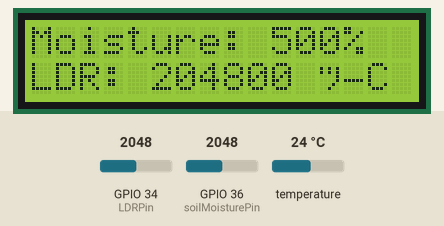
This sketch was run on a simulated ESP32. Parts: 16×2 character LCD. The test bench sets the inputs (shaded band); at power-on: GPIO 34 (LDRPin) = 2048, GPIO 36 (soilMoisturePin) = 2048, temperature 24 °C. WiFi joins after 1.5 s; servers stay silent unless stated; what the sketch prints to the serial monitor is not drawn.

Above: at 3.4 s.
3.5 s: GPIO 34 (LDRPin) set to 2866
At 8.0 s:
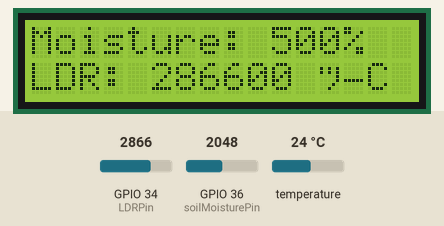
8.3 s: GPIO 36 (soilMoisturePin) set to 2866
At 11.5 s:
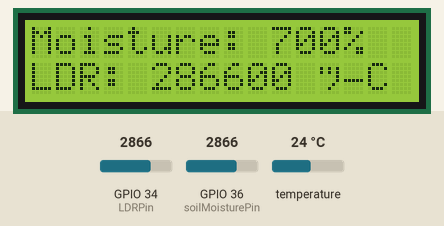
13.1 s: GPIO 34 (LDRPin) set to 3603
At 15.9 s:
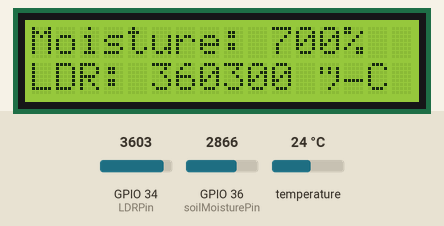
17.9 s: GPIO 36 (soilMoisturePin) set to 3603
At 20.3 s:
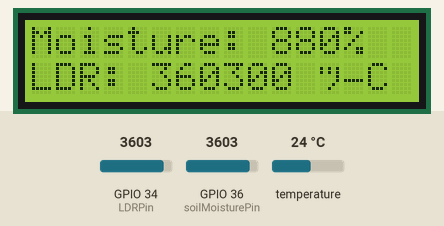
22.7 s: GPIO 34 (LDRPin) set to 4095
At 23.6 s:
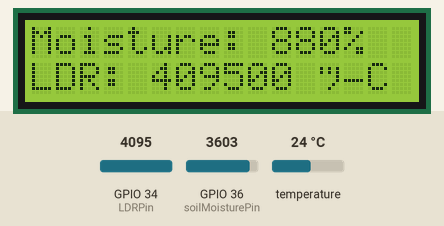
27.5 s: GPIO 36 (soilMoisturePin) set to 4095
At 31.3 s:
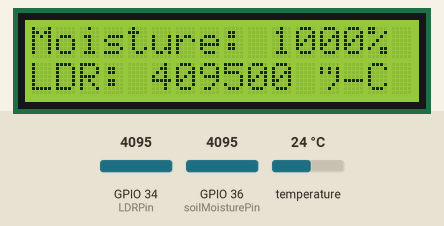
Timing chart, 0 to 32.8 s (numbered marks = the images above; inputs shaded):
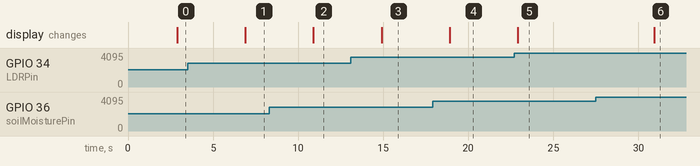

Measured:
- after the input at 3.5 s, the display: changes after 3.4 s (image 1)
- after the input at 8.3 s, the display: changes after 2.6 s (image 2)
- after the input at 13.1 s, the display: changes after 1.8 s (image 3)
- after the input at 17.9 s, the display: changes after 1.0 s (image 4)
- after the input at 22.7 s, the display: changes after 0.21 s (image 5)
- after the input at 27.5 s, the display: changes after 3.4 s (image 6)

The sketch:

all-thingspeak-firebase-1.ino
```cpp
#include <Arduino.h>
#include <Wire.h>
#include <LiquidCrystal_I2C.h>
#include <OneWire.h>
#include <DallasTemperature.h>
#include <ThingSpeak.h>
#include <WiFi.h>
#include <FirebaseESP32.h>

// Constants for ThingSpeak
const char* ssid = "vx";
const char* password = "14231423";
unsigned long myChannel = 2234562;
const char* apiKey = "H0JAID5SFXIIFCJX";
const int soilMoisturePin = A0;
const int LDRPin = 34;
const int temperatureSensorPin = 17;

// Constants for Firebase
#define WIFI_SSID "vx"
#define WIFI_PASSWORD "14231423"
#define FIREBASE_HOST F("https://lesson-3-14dc0-default-rtdb.firebaseio.com/")
#define FIREBASE_AUTH F("YOUR_FIREBASE_AUTH_KEY")
OneWire oneWire(temperatureSensorPin);
DallasTemperature DS18B20(&oneWire);

LiquidCrystal_I2C lcd(0x27, 16, 2);
WiFiClient client; // Declare the WiFiClient object
FirebaseData firebaseData;

void setup() {
  Serial.begin(9600);
  pinMode(soilMoisturePin, INPUT);
  pinMode(LDRPin, INPUT);
  pinMode(temperatureSensorPin, INPUT);

  lcd.begin();
  lcd.backlight();

  DS18B20.begin();

  // Connect to Wi-Fi for both ThingSpeak and Firebase
  Serial.println();
  Serial.print("Connecting to ");
  Serial.println(WIFI_SSID);
  WiFi.begin(WIFI_SSID, WIFI_PASSWORD);
  while (WiFi.status() != WL_CONNECTED) {
    delay(1000);
    Serial.print(".");
  }
  Serial.println("");
  Serial.println("WiFi connected");

  // Start ThingSpeak
  ThingSpeak.begin(client);

  // Start Firebase
  Firebase.begin(FIREBASE_HOST, FIREBASE_AUTH);
}

void loop() {
  // Read sensor values
  int soilMoistureValue = analogRead(soilMoisturePin);
  int mappedSoilMoistureValue = map(soilMoistureValue, 0, 1023, 0, 250); // Map to a range of 0 to 100%
  DS18B20.requestTemperatures();
  float temperatureC = DS18B20.getTempCByIndex(0);
  int ldrValue = analogRead(LDRPin);

  // Print sensor readings on the LCD
  lcd.clear();
  lcd.setCursor(0, 0);
  lcd.print("Moisture: ");
  lcd.print(mappedSoilMoistureValue);
  lcd.print("%");
  lcd.setCursor(0, 1);
  lcd.print("Temp: ");
  lcd.print(temperatureC);
  lcd.print(" °C ");
  lcd.setCursor(0, 2);
  lcd.print("LDR: ");
  lcd.print(ldrValue);

  // ThingSpeak
  ThingSpeak.setField(1, mappedSoilMoistureValue);
  ThingSpeak.setField(2, temperatureC);
  ThingSpeak.setField(3, ldrValue);
  int x = ThingSpeak.writeFields(myChannel, apiKey);
  if (x == 200) {
    Serial.println("ThingSpeak Updated");
  } else {
    Serial.println("ThingSpeak Problem. HTTP error code: " + String(x));
  }

  // Firebase
  unsigned long currentMillis = millis();
  String timestamp = String(currentMillis / 1000);
  Firebase.setInt(firebaseData, "/sensor_readings/soil_moisture", mappedSoilMoistureValue);
  Firebase.setInt(firebaseData, "/sensor_readings/ldr", ldrValue);
  Firebase.setFloat(firebaseData, "/sensor_readings/temperature", temperatureC);
  Firebase.setString(firebaseData, "/timestamps/soil_moisture", timestamp);
  Firebase.setString(firebaseData, "/timestamps/ldr", timestamp);
  Firebase.setString(firebaseData, "/timestamps/temperature", timestamp);


  // Add a delay before taking the next sensor reading
  delay(2000); // You can adjust the delay interval as needed
}
```
